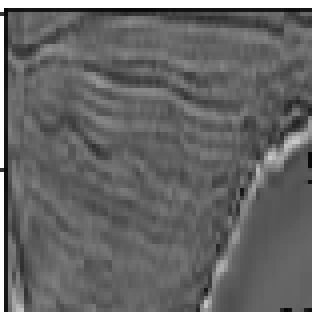
#> input picture pic.png, 78 x 78 px (shown 4 times larger)
$ python flip_vertical.py   (Python 2 division)   (older library calls are emulated)
#> lines starting #> are read from the running program, lines starting #| are printed output that depends on the picture; after the words box and inside, x2 and y2 are one past the last pixel; in counts of white or black regions, pixels touching at a corner belong together
# import the OpenCV package
import cv2
import numpy as np

# load the image with imread()
imageSource = './pic.png'
img = cv2.imread(imageSource,cv2.IMREAD_GRAYSCALE)
#> img is the input picture: shape (78, 78); min 8, max 255, mean 101.2

vertical_img = img.copy()
# flip img vertically,
vertical_img = cv2.flip( img, 1 )
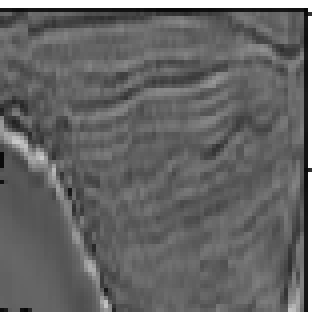
#> vertical_img: shape (78, 78) (shown 4 times larger); min 8, max 255, mean 101.2

# Laplacian or 2nd derivative
lap= cv2.Laplacian(img,cv2.CV_64F,scale = 1)
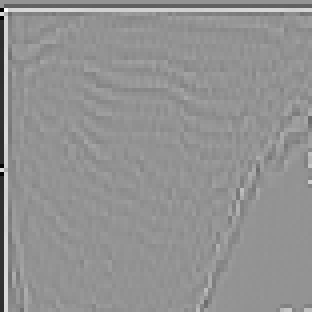
#> lap: shape (78, 78) float64 (shown 4 times larger); min -698, max 510, mean -2.7; drawn with min black and max white
lap += abs(lap.min())
lap *= 255/lap.max()
lap = np.array(lap, dtype=np.uint8)
print img.max(), img.min(),lap.max(), lap.min(), abs(lap.min())
#| 255 8 255 0 0

#first derivative along x axis
sobelx = cv2.Sobel(img,cv2.CV_64F,1,0,ksize=5)
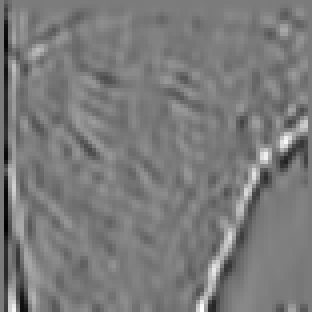
#> sobelx: shape (78, 78) float64 (shown 4 times larger); min -4715, max 4990, mean -39.7; drawn with min black and max white

#add noise to image
noise = img+0.5*img.std()*(np.random.random(img.shape)*2-1)
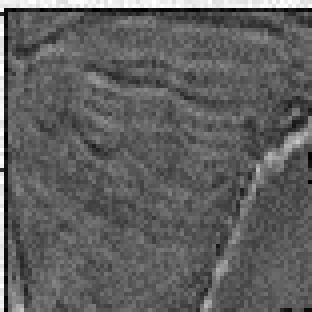
#> noise: shape (78, 78) float64 (shown 4 times larger); min -1.77, max 273.4, mean 101.1; drawn with min black and max white

# display the images on screen with imshow()
cv2.imshow( "Original", img )
cv2.imshow( "Vertical flip", vertical_img )
cv2.imshow( "Lapalacian", lap )
cv2.imshow( "Sobelx", sobelx)
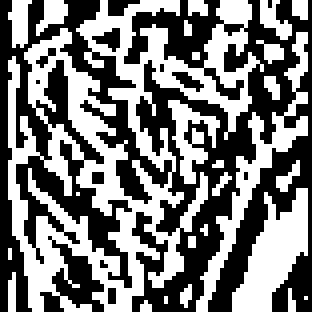
#> window 'Sobelx': shape (78, 78) (shown 4 times larger); 48.1% white; 26 white regions (17 under 20 px), largest, box (x1, y1, x2, y2) and area: (2, 0, 66, 78) 1873, (49, 8, 77, 78) 308, (58, 47, 77, 78) 308
cv2.imshow( "noise added", noise)


# wait time in milliseconds
# this is required to show the image
# 0 = wait indefinitely
cv2.waitKey(15000)

#close the windows
cv2.destroyAllWindows()


# [5 lines of commented-out code are left out]
